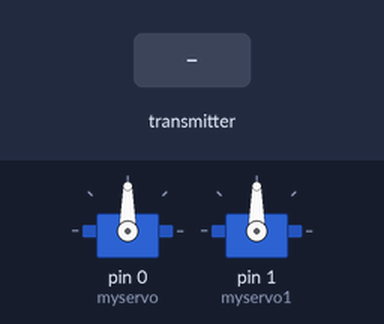
A sketch run on a simulated Arduino Uno, built with avr-gcc and run on an emulated ATmega328P. On the bench: 2 × servo. Inputs (shaded band) come from the test bench. No radio packets arrive unless stated.

Above: at 1.2 s.
1.3 s: the transmitter starts sending command.0 = 0
At 2.2 s:
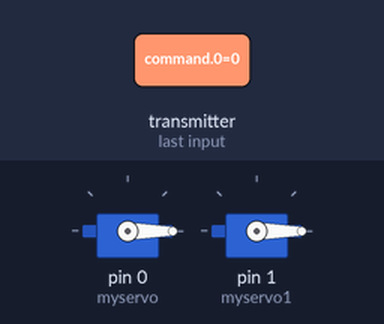
2.8 s: the transmitter starts sending command.1 = 1
At 3.3 s:
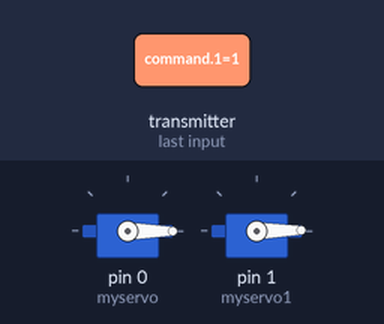
4.3 s: the transmitter starts sending command.0 = 1
At 5.5 s:
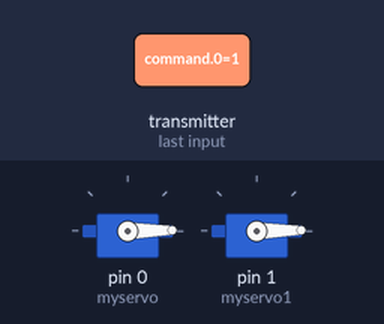
5.8 s: the transmitter starts sending command.1 = 0
At 6.8 s:
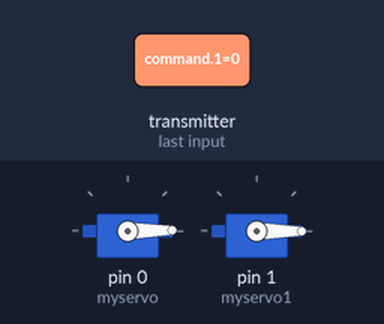
Timing chart, 0 to 8.3 s (numbered marks = the images above; inputs shaded):
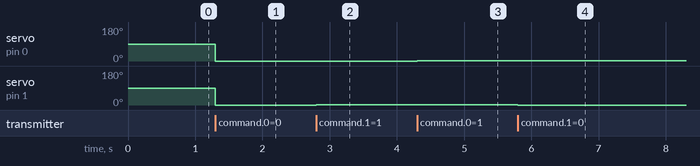

Measured:
- after the input at 1.3 s, servo on pin 0 (myservo), servo on pin 1 (myservo1): 90° → 0° at once
- after the input at 2.8 s, servo on pin 1 (myservo1): 0° → 1° at once
- after the input at 4.3 s, servo on pin 0 (myservo): 0° → 1° at once
- after the input at 5.8 s, servo on pin 1 (myservo1): 1° → 0° at once

The sketch:

receiver.ino
```cpp
#include <SPI.h>
#include <nRF24L01.h>
#include <Servo.h>
#include "constants.h"
#include "radio.h"

void setup()
{
  startRadio();
  myservo.attach(0);
  myservo1.attach(1);
}

void loop()
{
  if (radio.available())
  {
    bool done = false;
    while (!done)
    {
     done = radio.read(command, sizeof(command));
     myservo.write(command[0]);
     myservo1.write(command[1]);
    }
  }
}
```

constants.h
```cpp
#include <RF24.h>

#define CE_PIN   9
#define CSN_PIN 10

Servo myservo;
Servo myservo1;
const uint64_t pipe = 0xE8E8F0F0E1LL;
RF24 radio(CE_PIN, CSN_PIN);
int command[2];
```

radio.h
```cpp
void startRadio()
{
  radio.begin();
  radio.openReadingPipe(1,pipe);
  radio.startListening();
}
```
